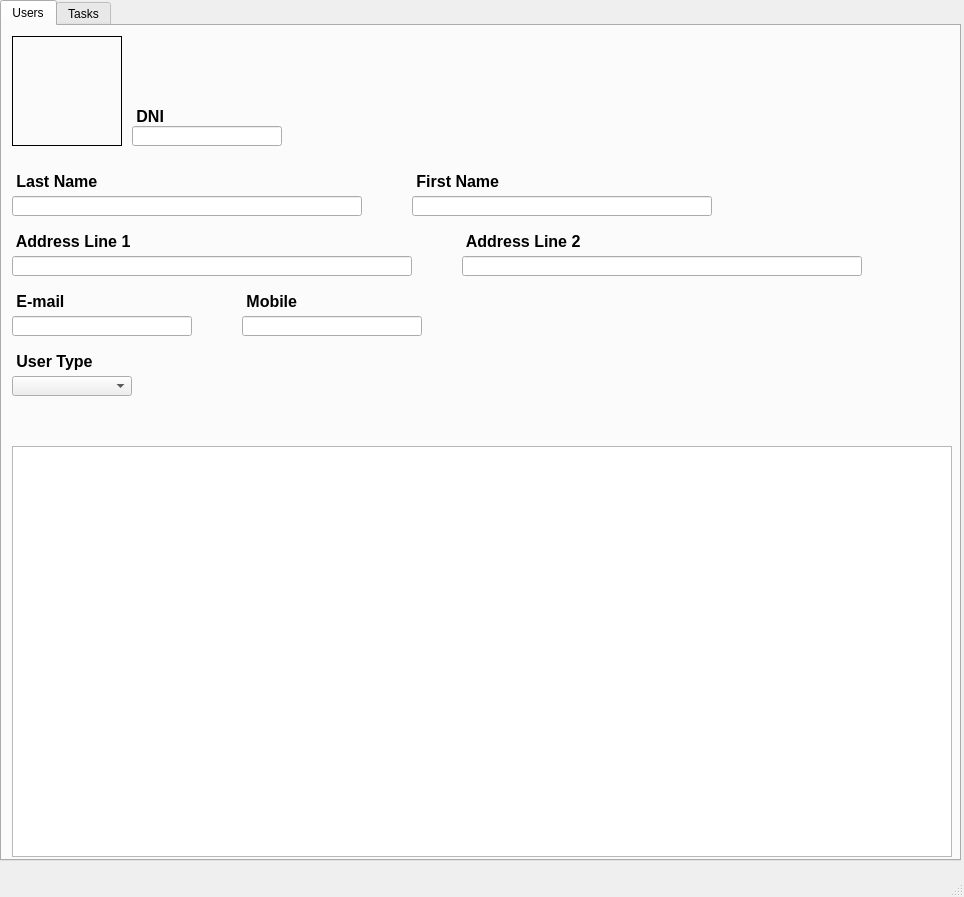
<?xml version="1.0" encoding="UTF-8"?>
<ui version="4.0">
 <class>MainWindow</class>
 <widget class="QMainWindow" name="MainWindow">
  <property name="geometry">
   <rect>
    <x>0</x>
    <y>0</y>
    <width>964</width>
    <height>897</height>
   </rect>
  </property>
  <property name="minimumSize">
   <size>
    <width>0</width>
    <height>0</height>
   </size>
  </property>
  <property name="windowTitle">
   <string>MainWindow</string>
  </property>
  <widget class="QWidget" name="centralwidget">
   <widget class="QTabWidget" name="tabWidget">
    <property name="geometry">
     <rect>
      <x>0</x>
      <y>0</y>
      <width>961</width>
      <height>861</height>
     </rect>
    </property>
    <property name="currentIndex">
     <number>0</number>
    </property>
    <widget class="QWidget" name="UsersTab">
     <attribute name="title">
      <string>Users</string>
     </attribute>
     <widget class="QLabel" name="userPortrait">
      <property name="geometry">
       <rect>
        <x>10</x>
        <y>10</y>
        <width>110</width>
        <height>110</height>
       </rect>
      </property>
      <property name="styleSheet">
       <string notr="true">border: 1px solid black;</string>
      </property>
      <property name="text">
       <string/>
      </property>
     </widget>
     <widget class="QLabel" name="lbl_dni">
      <property name="geometry">
       <rect>
        <x>130</x>
        <y>80</y>
        <width>55</width>
        <height>20</height>
       </rect>
      </property>
      <property name="font">
       <font>
        <pointsize>12</pointsize>
        <weight>75</weight>
        <bold>true</bold>
       </font>
      </property>
      <property name="text">
       <string> DNI</string>
      </property>
     </widget>
     <widget class="QLineEdit" name="txt_dni">
      <property name="geometry">
       <rect>
        <x>130</x>
        <y>100</y>
        <width>150</width>
        <height>20</height>
       </rect>
      </property>
      <property name="font">
       <font>
        <pointsize>12</pointsize>
       </font>
      </property>
      <property name="text">
       <string/>
      </property>
     </widget>
     <widget class="QLabel" name="lbl_lastName">
      <property name="geometry">
       <rect>
        <x>10</x>
        <y>145</y>
        <width>115</width>
        <height>20</height>
       </rect>
      </property>
      <property name="font">
       <font>
        <pointsize>12</pointsize>
        <weight>75</weight>
        <bold>true</bold>
       </font>
      </property>
      <property name="text">
       <string> Last Name</string>
      </property>
     </widget>
     <widget class="QLineEdit" name="txt_lastName">
      <property name="geometry">
       <rect>
        <x>10</x>
        <y>170</y>
        <width>350</width>
        <height>20</height>
       </rect>
      </property>
      <property name="font">
       <font>
        <pointsize>12</pointsize>
       </font>
      </property>
      <property name="text">
       <string/>
      </property>
     </widget>
     <widget class="QLineEdit" name="txt_firstName">
      <property name="geometry">
       <rect>
        <x>410</x>
        <y>170</y>
        <width>300</width>
        <height>20</height>
       </rect>
      </property>
      <property name="font">
       <font>
        <pointsize>12</pointsize>
       </font>
      </property>
      <property name="text">
       <string/>
      </property>
     </widget>
     <widget class="QLabel" name="lbl_firstName">
      <property name="geometry">
       <rect>
        <x>410</x>
        <y>145</y>
        <width>115</width>
        <height>20</height>
       </rect>
      </property>
      <property name="font">
       <font>
        <pointsize>12</pointsize>
        <weight>75</weight>
        <bold>true</bold>
       </font>
      </property>
      <property name="text">
       <string> First Name</string>
      </property>
     </widget>
     <widget class="QLineEdit" name="txt_addressLine1">
      <property name="geometry">
       <rect>
        <x>10</x>
        <y>230</y>
        <width>400</width>
        <height>20</height>
       </rect>
      </property>
      <property name="font">
       <font>
        <pointsize>12</pointsize>
       </font>
      </property>
      <property name="text">
       <string/>
      </property>
     </widget>
     <widget class="QLabel" name="lbl_addressLine1">
      <property name="geometry">
       <rect>
        <x>10</x>
        <y>205</y>
        <width>150</width>
        <height>20</height>
       </rect>
      </property>
      <property name="font">
       <font>
        <pointsize>12</pointsize>
        <weight>75</weight>
        <bold>true</bold>
       </font>
      </property>
      <property name="text">
       <string> Address Line 1</string>
      </property>
     </widget>
     <widget class="QLineEdit" name="txt_addressLine2">
      <property name="geometry">
       <rect>
        <x>460</x>
        <y>230</y>
        <width>400</width>
        <height>20</height>
       </rect>
      </property>
      <property name="font">
       <font>
        <pointsize>12</pointsize>
       </font>
      </property>
      <property name="text">
       <string/>
      </property>
     </widget>
     <widget class="QLabel" name="lbl_addressLine2">
      <property name="geometry">
       <rect>
        <x>460</x>
        <y>205</y>
        <width>150</width>
        <height>20</height>
       </rect>
      </property>
      <property name="font">
       <font>
        <pointsize>12</pointsize>
        <weight>75</weight>
        <bold>true</bold>
       </font>
      </property>
      <property name="text">
       <string> Address Line 2</string>
      </property>
     </widget>
     <widget class="QLineEdit" name="txt_email">
      <property name="geometry">
       <rect>
        <x>10</x>
        <y>290</y>
        <width>180</width>
        <height>20</height>
       </rect>
      </property>
      <property name="font">
       <font>
        <pointsize>12</pointsize>
       </font>
      </property>
      <property name="text">
       <string/>
      </property>
     </widget>
     <widget class="QLabel" name="lbl_email">
      <property name="geometry">
       <rect>
        <x>10</x>
        <y>265</y>
        <width>70</width>
        <height>20</height>
       </rect>
      </property>
      <property name="font">
       <font>
        <pointsize>12</pointsize>
        <weight>75</weight>
        <bold>true</bold>
       </font>
      </property>
      <property name="text">
       <string> E-mail</string>
      </property>
     </widget>
     <widget class="QLineEdit" name="txt_mobile">
      <property name="geometry">
       <rect>
        <x>240</x>
        <y>290</y>
        <width>180</width>
        <height>20</height>
       </rect>
      </property>
      <property name="font">
       <font>
        <pointsize>12</pointsize>
       </font>
      </property>
      <property name="text">
       <string/>
      </property>
     </widget>
     <widget class="QLabel" name="lbl_mobile">
      <property name="geometry">
       <rect>
        <x>240</x>
        <y>265</y>
        <width>70</width>
        <height>20</height>
       </rect>
      </property>
      <property name="font">
       <font>
        <pointsize>12</pointsize>
        <weight>75</weight>
        <bold>true</bold>
       </font>
      </property>
      <property name="text">
       <string> Mobile</string>
      </property>
     </widget>
     <widget class="QLabel" name="lbl_userType">
      <property name="geometry">
       <rect>
        <x>10</x>
        <y>325</y>
        <width>110</width>
        <height>20</height>
       </rect>
      </property>
      <property name="font">
       <font>
        <pointsize>12</pointsize>
        <weight>75</weight>
        <bold>true</bold>
       </font>
      </property>
      <property name="text">
       <string> User Type</string>
      </property>
     </widget>
     <widget class="QComboBox" name="cmb_userType">
      <property name="geometry">
       <rect>
        <x>10</x>
        <y>350</y>
        <width>120</width>
        <height>20</height>
       </rect>
      </property>
      <property name="font">
       <font>
        <pointsize>12</pointsize>
       </font>
      </property>
     </widget>
     <widget class="QTableWidget" name="tbl_users">
      <property name="geometry">
       <rect>
        <x>10</x>
        <y>420</y>
        <width>940</width>
        <height>411</height>
       </rect>
      </property>
      <property name="font">
       <font>
        <pointsize>12</pointsize>
       </font>
      </property>
     </widget>
    </widget>
    <widget class="QWidget" name="tasksTab">
     <attribute name="title">
      <string>Tasks</string>
     </attribute>
     <widget class="QLabel" name="employeePortrait">
      <property name="geometry">
       <rect>
        <x>10</x>
        <y>10</y>
        <width>110</width>
        <height>110</height>
       </rect>
      </property>
      <property name="styleSheet">
       <string notr="true">border: 1px solid black;</string>
      </property>
      <property name="text">
       <string/>
      </property>
     </widget>
     <widget class="QLabel" name="clientPortrait">
      <property name="geometry">
       <rect>
        <x>10</x>
        <y>130</y>
        <width>110</width>
        <height>110</height>
       </rect>
      </property>
      <property name="styleSheet">
       <string notr="true">border: 1px solid black;</string>
      </property>
      <property name="text">
       <string/>
      </property>
     </widget>
     <widget class="QLineEdit" name="txt_employeeName">
      <property name="geometry">
       <rect>
        <x>130</x>
        <y>100</y>
        <width>450</width>
        <height>20</height>
       </rect>
      </property>
      <property name="font">
       <font>
        <pointsize>12</pointsize>
       </font>
      </property>
      <property name="text">
       <string/>
      </property>
     </widget>
     <widget class="QLabel" name="lbl_employeeName">
      <property name="geometry">
       <rect>
        <x>130</x>
        <y>75</y>
        <width>115</width>
        <height>20</height>
       </rect>
      </property>
      <property name="font">
       <font>
        <pointsize>12</pointsize>
        <weight>75</weight>
        <bold>true</bold>
       </font>
      </property>
      <property name="text">
       <string> Employee</string>
      </property>
     </widget>
     <widget class="QLineEdit" name="txt_clientName">
      <property name="geometry">
       <rect>
        <x>130</x>
        <y>220</y>
        <width>450</width>
        <height>20</height>
       </rect>
      </property>
      <property name="font">
       <font>
        <pointsize>12</pointsize>
       </font>
      </property>
      <property name="text">
       <string/>
      </property>
     </widget>
     <widget class="QLabel" name="lbl_clientName">
      <property name="geometry">
       <rect>
        <x>130</x>
        <y>195</y>
        <width>115</width>
        <height>20</height>
       </rect>
      </property>
      <property name="font">
       <font>
        <pointsize>12</pointsize>
        <weight>75</weight>
        <bold>true</bold>
       </font>
      </property>
      <property name="text">
       <string> Client</string>
      </property>
     </widget>
     <widget class="QLineEdit" name="txt_serviceGiven">
      <property name="geometry">
       <rect>
        <x>10</x>
        <y>290</y>
        <width>450</width>
        <height>20</height>
       </rect>
      </property>
      <property name="font">
       <font>
        <pointsize>12</pointsize>
       </font>
      </property>
      <property name="text">
       <string/>
      </property>
     </widget>
     <widget class="QLabel" name="lbl_serviceGiven">
      <property name="geometry">
       <rect>
        <x>10</x>
        <y>265</y>
        <width>115</width>
        <height>20</height>
       </rect>
      </property>
      <property name="font">
       <font>
        <pointsize>12</pointsize>
        <weight>75</weight>
        <bold>true</bold>
       </font>
      </property>
      <property name="text">
       <string> Service</string>
      </property>
     </widget>
     <widget class="QLabel" name="lbl_serviceStatus">
      <property name="geometry">
       <rect>
        <x>740</x>
        <y>265</y>
        <width>70</width>
        <height>20</height>
       </rect>
      </property>
      <property name="font">
       <font>
        <pointsize>12</pointsize>
        <weight>75</weight>
        <bold>true</bold>
       </font>
      </property>
      <property name="text">
       <string> Status</string>
      </property>
     </widget>
     <widget class="QLineEdit" name="txt_hoursTaken">
      <property name="geometry">
       <rect>
        <x>510</x>
        <y>290</y>
        <width>180</width>
        <height>20</height>
       </rect>
      </property>
      <property name="font">
       <font>
        <pointsize>12</pointsize>
       </font>
      </property>
      <property name="text">
       <string/>
      </property>
     </widget>
     <widget class="QLabel" name="lbl_hoursTaken">
      <property name="geometry">
       <rect>
        <x>510</x>
        <y>265</y>
        <width>70</width>
        <height>20</height>
       </rect>
      </property>
      <property name="font">
       <font>
        <pointsize>12</pointsize>
        <weight>75</weight>
        <bold>true</bold>
       </font>
      </property>
      <property name="text">
       <string> Hours</string>
      </property>
     </widget>
     <widget class="QComboBox" name="cmb_serviceStatus">
      <property name="geometry">
       <rect>
        <x>740</x>
        <y>290</y>
        <width>180</width>
        <height>20</height>
       </rect>
      </property>
      <property name="font">
       <font>
        <pointsize>12</pointsize>
       </font>
      </property>
     </widget>
     <widget class="QTableWidget" name="tbl_tasks">
      <property name="geometry">
       <rect>
        <x>10</x>
        <y>370</y>
        <width>940</width>
        <height>461</height>
       </rect>
      </property>
      <property name="font">
       <font>
        <pointsize>12</pointsize>
       </font>
      </property>
     </widget>
    </widget>
   </widget>
  </widget>
  <widget class="QMenuBar" name="menubar">
   <property name="geometry">
    <rect>
     <x>0</x>
     <y>0</y>
     <width>964</width>
     <height>21</height>
    </rect>
   </property>
  </widget>
  <widget class="QStatusBar" name="statusbar"/>
 </widget>
 <resources/>
 <connections/>
</ui>
